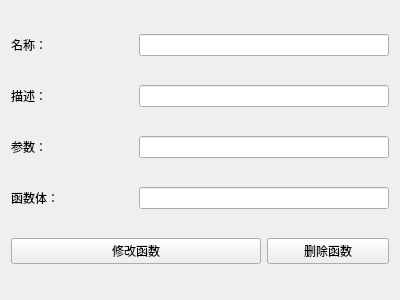
<?xml version="1.0" encoding="UTF-8"?>
<ui version="4.0">
 <class>WidgetModifyFunction</class>
 <widget class="QWidget" name="WidgetModifyFunction">
  <property name="geometry">
   <rect>
    <x>0</x>
    <y>0</y>
    <width>400</width>
    <height>300</height>
   </rect>
  </property>
  <property name="windowTitle">
   <string>修改函数</string>
  </property>
  <layout class="QGridLayout" name="gridLayout">
   <item row="0" column="0">
    <widget class="QLabel" name="label_name">
     <property name="text">
      <string>名称：</string>
     </property>
    </widget>
   </item>
   <item row="0" column="1" colspan="2">
    <widget class="QLineEdit" name="lineEdit_name"/>
   </item>
   <item row="1" column="0">
    <widget class="QLabel" name="label_description">
     <property name="text">
      <string>描述：</string>
     </property>
    </widget>
   </item>
   <item row="1" column="1" colspan="2">
    <widget class="QLineEdit" name="lineEdit_description"/>
   </item>
   <item row="2" column="0">
    <widget class="QLabel" name="label_parameters">
     <property name="text">
      <string>参数：</string>
     </property>
    </widget>
   </item>
   <item row="2" column="1" colspan="2">
    <widget class="QLineEdit" name="lineEdit_parameters">
     <property name="focusPolicy">
      <enum>Qt::NoFocus</enum>
     </property>
    </widget>
   </item>
   <item row="3" column="0">
    <widget class="QLabel" name="label_expression">
     <property name="text">
      <string>函数体：</string>
     </property>
    </widget>
   </item>
   <item row="3" column="1" colspan="2">
    <widget class="QLineEdit" name="lineEdit_expression"/>
   </item>
   <item row="4" column="0" colspan="2">
    <widget class="QPushButton" name="pushButton_modify">
     <property name="text">
      <string>修改函数</string>
     </property>
    </widget>
   </item>
   <item row="4" column="2">
    <widget class="QPushButton" name="pushButton_delete">
     <property name="text">
      <string>删除函数</string>
     </property>
    </widget>
   </item>
  </layout>
 </widget>
 <resources/>
 <connections/>
</ui>
